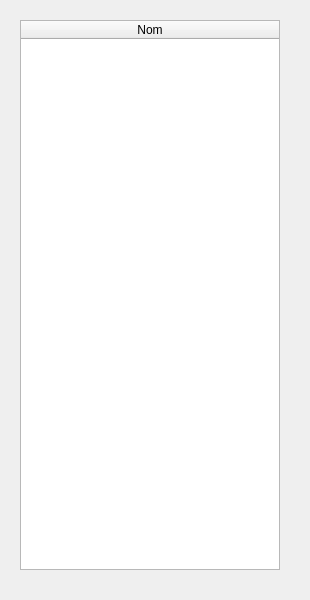
<?xml version="1.0" encoding="UTF-8"?>
<ui version="4.0">
 <class>winStaff</class>
 <widget class="QMainWindow" name="winStaff">
  <property name="geometry">
   <rect>
    <x>0</x>
    <y>0</y>
    <width>310</width>
    <height>600</height>
   </rect>
  </property>
  <property name="windowTitle">
   <string>Staff</string>
  </property>
  <widget class="QWidget" name="centralwidget">
   <widget class="QTableWidget" name="tableStaff">
    <property name="geometry">
     <rect>
      <x>20</x>
      <y>20</y>
      <width>260</width>
      <height>550</height>
     </rect>
    </property>
    <property name="lineWidth">
     <number>1</number>
    </property>
    <property name="columnCount">
     <number>1</number>
    </property>
    <attribute name="horizontalHeaderStretchLastSection">
     <bool>true</bool>
    </attribute>
    <column>
     <property name="text">
      <string>Nom</string>
     </property>
    </column>
   </widget>
  </widget>
 </widget>
 <resources/>
 <connections/>
</ui>
